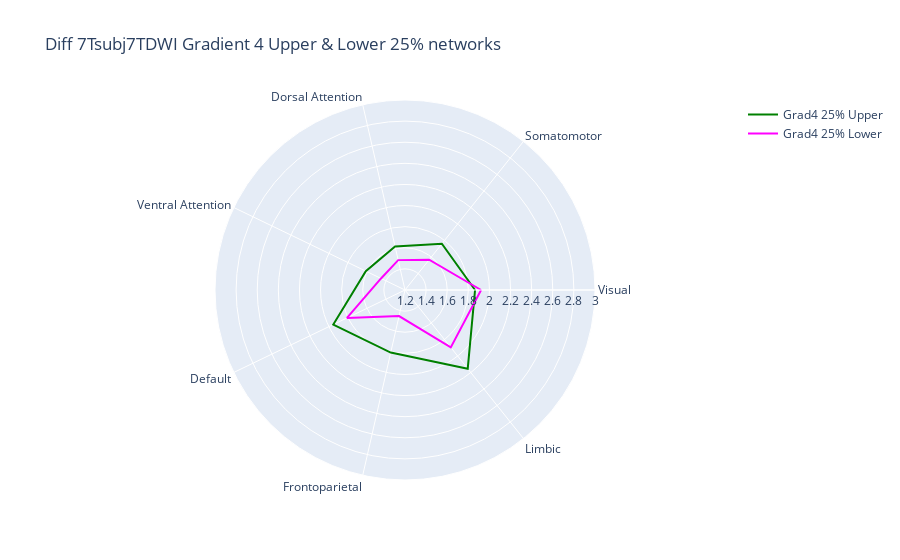

The notebook cell saved with this chart:
### Code cell
fig = go.Figure()

fig.add_trace(go.Scatterpolar(r=grad4_25_network_df['Grad4 25% Upper'].values.tolist() + grad4_25_network_df['Grad4 25% Upper'].values.tolist()[:1], theta=grad4_25_network_df['networks'].tolist() + grad4_25_network_df['networks'].tolist()[:1], mode = 'lines', line_color = 'green', name='Grad4 25% Upper'))
fig.add_trace(go.Scatterpolar(r=grad4_25_network_df['Grad4 25% Lower'].values.tolist() + grad4_25_network_df['Grad4 25% Lower'].values.tolist()[:1], theta=grad4_25_network_df['networks'].tolist() + grad4_25_network_df['networks'].tolist()[:1], mode = 'lines', line_color = 'fuchsia', name='Grad4 25% Lower'))

fig.update_layout(polar=dict(radialaxis=dict(visible=True, range=[1.2, 3.0])),title = 'Diff 7Tsubj7TDWI Gradient 4 Upper & Lower 25% networks', showlegend=True)

fig.show()
fig.write_image(fig_path+'Diff_7Tsubj7TDWI_Gradient4_Upper&Lower_25%_networks.png')

### Figure 1 — Plotly figure (JSON) as saved in the notebook; plotly's stock layout.template omitted (floating-point values rounded to 4 significant figures)
{"data": [{"line": {"color": "green"}, "mode": "lines", "name": "Grad4 25% Upper", "r": [1.864, 1.76, 1.624, 1.612, 1.954, 1.808, 2.153, 1.864], "theta": ["Visual", "Somatomotor", "Dorsal Attention", "Ventral Attention", "Default", "Frontoparietal", "Limbic", "Visual"], "type": "scatterpolar"}, {"line": {"color": "fuchsia"}, "mode": "lines", "name": "Grad4 25% Lower", "r": [1.921, 1.567, 1.49, 1.452, 1.81, 1.454, 1.896, 1.921], "theta": ["Visual", "Somatomotor", "Dorsal Attention", "Ventral Attention", "Default", "Frontoparietal", "Limbic", "Visual"], "type": "scatterpolar"}], "layout": {"autosize": true, "polar": {"angularaxis": {"type": "category"}, "radialaxis": {"autorange": false, "range": [1.2, 3], "type": "linear", "visible": true}}, "showlegend": true, "title": {"text": "Diff 7Tsubj7TDWI Gradient 4 Upper & Lower 25% networks"}}}
